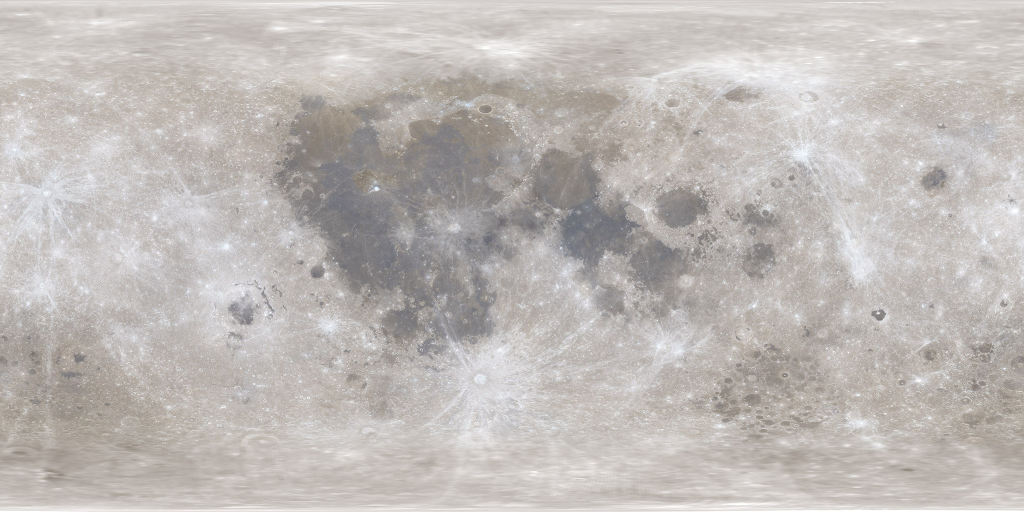
#> input picture Assets/SpaceBall/Art/LunarSurvey/Source~/lroc_color_2k.jpg, 2048 x 1024 px (shown at 1/2 size)
$ python prepare_lunar_surface.py
#> lines starting #> are read from the running program, lines starting #| are printed output that depends on the picture
"""Rebuild the compact NASA lunar textures. Requires Pillow and numpy.

Sources are downloaded into Source~ (ignored by Unity). No albedo-to-height
inference is performed: all geometry/normal information comes from LOLA DEM.
"""
from pathlib import Path
import hashlib
import json
import urllib.request
import numpy as np
from PIL import Image

ROOT = Path(__file__).resolve().parent
SOURCE = ROOT / "Source~"
BASE = "https://svs.gsfc.nasa.gov/vis/a000000/a004700/a004720/"
RADIUS_KM = 1737.4
RELIEF = 2.0
HEIGHT_MIN_KM, HEIGHT_MAX_KM = -12.0, 12.0


def download(name):
    SOURCE.mkdir(parents=True, exist_ok=True)
    target = SOURCE / name
    if not target.exists() or target.stat().st_size == 0:
        with urllib.request.urlopen(BASE + name, timeout=60) as response:
            data = response.read()
        if len(data) < 100000:
            raise ValueError("Incomplete NASA source download: " + name)
        temporary = target.with_suffix(target.suffix + ".partial")
        temporary.write_bytes(data)
        temporary.replace(target)
    return target


def main():
    color_path = download("lroc_color_2k.jpg")
    dem_path = download("ldem_4.tif")
    albedo = Image.open(color_path).convert("RGB")
#> albedo is the input picture: PIL image 2048x1024 RGB; mean R, G, B 190.8, 185.8, 182.7
    if albedo.size != (2048, 1024):
        raise ValueError("Unexpected NASA albedo dimensions")
    # Preserve the official albedo bytes without another JPEG generation.
    (ROOT / "Moon_Albedo_2k.jpg").write_bytes(color_path.read_bytes())
    dem = np.asarray(Image.open(dem_path), dtype=np.float64)
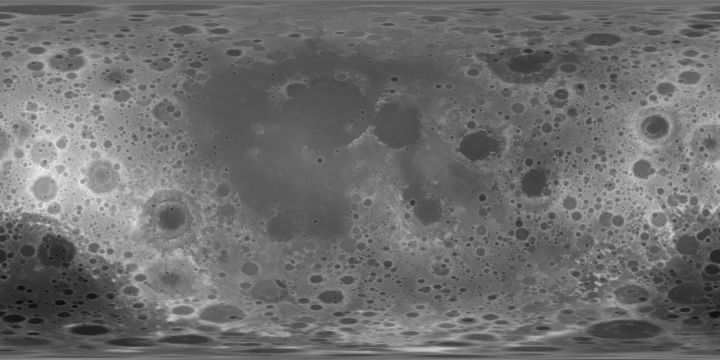
#> input picture Assets/SpaceBall/Art/LunarSurvey/Source~/ldem_4.tif, 1440 x 720 px (shown at 1/2 size)
    if dem.shape != (720, 1440) or not np.isfinite(dem).all():
        raise ValueError("Unexpected LOLA floating-point DEM")
    if dem.min() < HEIGHT_MIN_KM or dem.max() > HEIGHT_MAX_KM:
        raise ValueError("LOLA DEM outside documented encoding range")

    # DEM rows are north to south; Unity texture v increases toward north.
    height = np.array(Image.fromarray(dem.astype(np.float32), mode="F").resize(
        (720, 360), Image.Resampling.LANCZOS), dtype=np.float64)
    height[0, :] = height[0, :].mean()
#> height: shape (360, 720) float64; min -8.43, max 9.94, mean -0.519
    height[-1, :] = height[-1, :].mean()
#> height: shape (360, 720) float64; min -8.43, max 9.94, mean -0.519
    encoded = np.rint(np.clip((height - HEIGHT_MIN_KM) /
                      (HEIGHT_MAX_KM - HEIGHT_MIN_KM), 0, 1) * 65535).astype(np.uint16)
    packed = np.zeros((360, 720, 3), dtype=np.uint8)
    packed[:, :, 0] = encoded >> 8
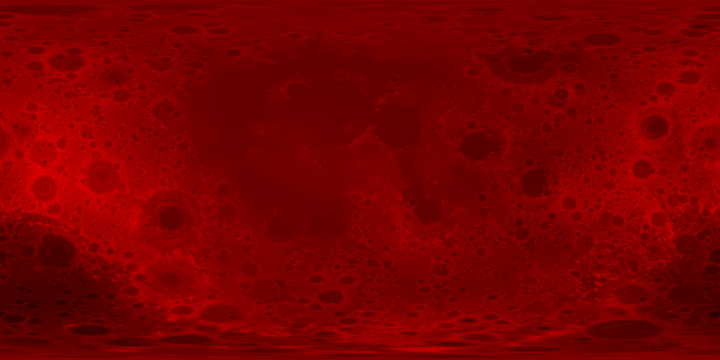
#> packed: shape (360, 720, 3); mean of channels 0, 1, 2 122, 0, 0; drawn as R, G, B
    packed[:, :, 1] = encoded & 255
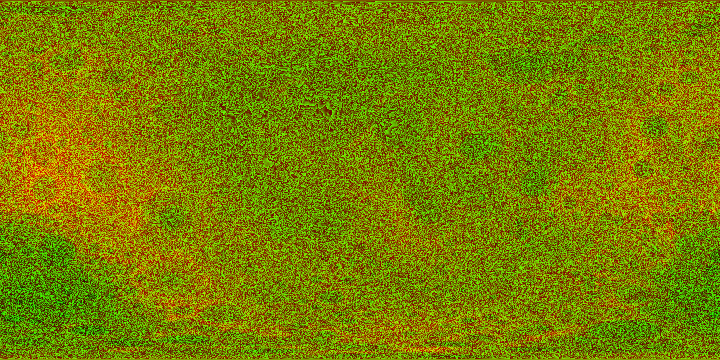
#> packed: shape (360, 720, 3); mean of channels 0, 1, 2 122, 127.4, 0; drawn as R, G, B
    Image.fromarray(packed, mode="RGB").save(ROOT / "Moon_Height_RG16.png")

    # Tangent-space normal derived only from physical LOLA elevations.
    # Differentiate in angular coordinates and account for longitude's smaller
    # surface distance near the poles. Clamp only the singular polar band.
    rows, cols = dem.shape
#> rows = 720; cols = 1440
    longitude_step, latitude_step = 2 * np.pi / cols, np.pi / rows
#> longitude_step = 0.00436; latitude_step = 0.00436
    latitude = np.pi / 2 - (np.arange(rows) + .5) * latitude_step
    d_lon = (np.roll(dem, -1, axis=1) - np.roll(dem, 1, axis=1)) / (2 * longitude_step)
    d_lat = -np.gradient(dem, latitude_step, axis=0)
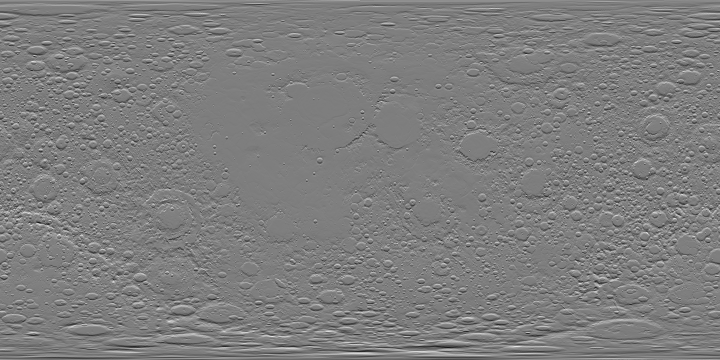
#> d_lat: shape (720, 1440) float64 (shown at 1/2 size); min -632.8, max 643.9, mean 0; drawn with min black and max white
    radius = RADIUS_KM + RELIEF * dem
    east_slope = RELIEF * d_lon / (radius * np.maximum(np.cos(latitude)[:, None], .05))
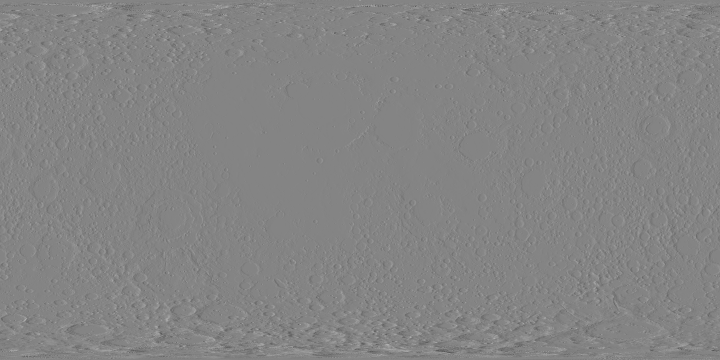
#> east_slope: shape (720, 1440) float64 (shown at 1/2 size); min -3.03, max 2.81, mean 1.07e-10; drawn with min black and max white
    north_slope = RELIEF * d_lat / radius
    pole_fade = np.clip((np.pi / 2 - np.abs(latitude)) / np.deg2rad(3), 0, 1)[:, None]
    normal = np.stack((-east_slope * pole_fade, -north_slope * pole_fade,
                       np.ones_like(dem)), axis=-1)
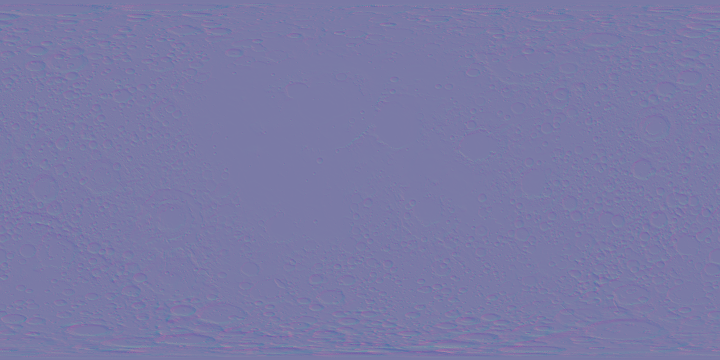
#> normal: shape (720, 1440, 3) float64 (shown at 1/2 size); mean of channels 0, 1, 2 -1.06e-10, -7.69e-06, 1; drawn with min black and max white
    normal /= np.linalg.norm(normal, axis=-1, keepdims=True)
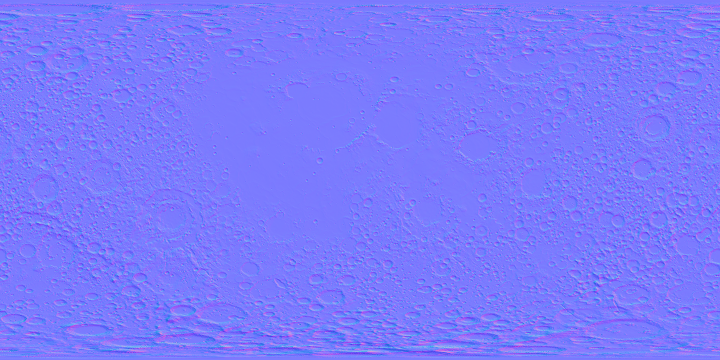
#> normal: shape (720, 1440, 3) float64 (shown at 1/2 size); mean of channels 0, 1, 2 -1.63e-05, 4.05e-05, 0.985; drawn with min black and max white
    normal_rgb = np.rint((normal * .5 + .5) * 255).clip(0, 255).astype(np.uint8)
    Image.fromarray(normal_rgb, mode="RGB").save(ROOT / "Moon_Normal_LOLA.png")

    report = {
        "sourcePage": "https://svs.gsfc.nasa.gov/4720/",
        "sourceDemUnits": "km relative to a 1737.4 km sphere",
        "sourceDemMinMaxKm": [float(dem.min()), float(dem.max())],
        "heightEncoding": "uint16 = R*256+G; km=uint16/65535*24-12; B=0",
        "geometryReliefMultiplier": RELIEF,
        "albedoSize": list(albedo.size),
        "normalSize": [cols, rows], "heightSize": [720, 360],
#> (the run stopped early here; a loop or call above may not have finished)
